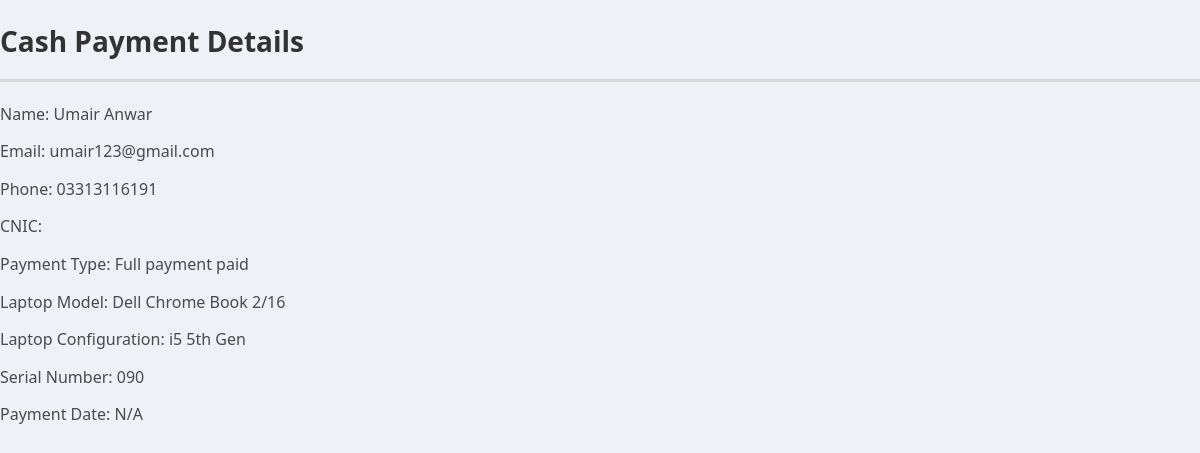
The app's page /view_cash_payment.php?user_id=2 with its own data.
### tables this page shows
CREATE TABLE `users` (
  `id` int NOT NULL,
  `name` varchar(255) NOT NULL,
  `email` varchar(255) NOT NULL,
  `password` varchar(255) NOT NULL,
  `phone` varchar(20) DEFAULT NULL,
  `laptop_model` varchar(255) DEFAULT NULL,
  `laptop_configuration` text,
  `serial_number` varchar(255) DEFAULT NULL,
  `photos` text,
  `cnic` varchar(20) DEFAULT NULL,
  `payment_type` enum('cash','installment') DEFAULT NULL
);

### view_cash_payment.php (the view, shortened to what this page needs)
<?php
include 'db.php';
$user_id = $_GET['user_id'];
$sql = "SELECT * FROM users WHERE id='$user_id'";
$result = $conn->query($sql);
$user = $result->fetch_assoc();
?>
<!DOCTYPE html>
<html lang="en">
<head>
    <link rel="stylesheet" href="style.css">
</head>
<body>
    <h1>Cash Payment Details</h1>
    <p>Name: <?php echo $user['name']; ?></p>
    <p>Email: <?php echo $user['email']; ?></p>
    <p>Phone: <?php echo $user['phone']; ?></p>
    <p>CNIC: <?php echo $user['cnic']; ?></p>
    <p>Payment Type: Full payment paid</p>
    <p>Laptop Model: <?php echo $user['laptop_model']; ?></p>
    <p>Laptop Configuration: <?php echo $user['laptop_configuration']; ?></p>
    <p>Serial Number: <?php echo $user['serial_number']; ?></p>
    <p>Payment Date: <?php echo isset($user['created_at']) ? $user['created_at'] : 'N/A'; ?></p>
</body>
</html>

### style.css (style rules this page uses)
body { font-family: 'Segoe UI', Tahoma, Geneva, Verdana, sans-serif; margin: 0; padding: 0; background-color: #eef2f7; color: #4a4a4a; line-height: 1.6; }
h1, h2 { color: #333; font-weight: 600; margin-bottom: 20px; }
h1 { font-size: 28px; border-bottom: 3px solid #d9d9d9; padding-bottom: 15px; }
p { margin: 12px 0; font-size: 16px; }

### records on screen
users: name "Umair Anwar", email "umair123@gmail.com", phone "03313116191", laptop_model "Dell Chrome Book 2/16", laptop_configuration "i5 5th Gen", serial_number "090"
